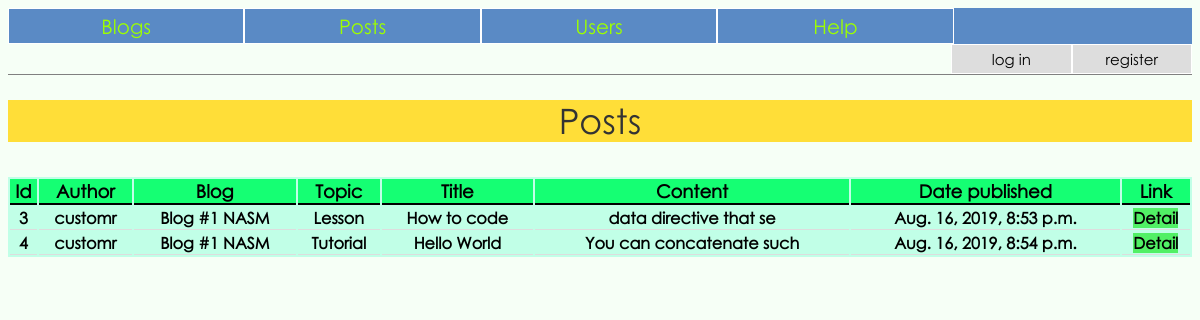
/posts/, run on the app's committed database.
### blog/models.py (models this page shows, shortened)
class Post(models.Model):
	blog = models.ForeignKey(Blog, on_delete=models.CASCADE, blank=True)
	author = models.ForeignKey(MyUser, on_delete=models.CASCADE, blank=True)
	topic = models.CharField('Topic', max_length=50, blank=True)
	title = models.CharField('Title', max_length=5500, blank=True)
	text = models.TextField('Text', max_length=00, blank=True)
	rating = models.IntegerField('Rating', default=0)
	date_published = models.DateTimeField('Date published', default=timezone.now, blank=True)
	liked_users = []

class MyUser(AbstractBaseUser):
	username = models.CharField('username', max_length=50, unique=True)
	first_name = models.CharField('first name', max_length=50)
	last_name = models.CharField('last name', max_length=50)
	email = models.EmailField(
		verbose_name='email address',
		max_length=255,
		unique=True,
	)
	date_of_birth = models.DateField()
	is_active = models.BooleanField(default=True)
	is_admin = models.BooleanField(default=False)
	objects = MyUserManager()
	USERNAME_FIELD = 'username'
	EMAIL_FIELD = 'email'
	REQUIRED_FIELDS = ['first_name', 'last_name', 'email', 'date_of_birth']
	def __str__(self):
		return self.username

class Blog(models.Model):
	author = models.ForeignKey(MyUser, on_delete=models.CASCADE, blank=True)
	name = models.CharField('Name', max_length=50, blank=True, unique=True)
	rating = models.IntegerField('Rating', default=0)
	def __str__(self):
		return f'Blog #{self.id} {self.name}'

### blog/views.py (the view)
# urls.py: path('posts/', views.get_posts, name='posts'),
def get_posts(request, topic=None):
	posts = Post.objects.all()
	if topic is not None:
		posts = posts.filter(topic__iexact=topic)
	context = {
		'posts': posts,
		'topic': topic
		}
	return render(request, 'blog/post.html', context)

### blog/templates/blog/post.html (shortened to what this page needs)
{% extends 'blog/base.html' %}
{% block content %}
<p class='title'>Posts</p>
<div>
	<table>
		<thead>
			<tr>
				<th>Id</th>
				<th>Author</th>
				<th>Blog</th>
				<th>Topic</th>
				<th>Title</th>
				<th>Content</th>
				<th>Date published</th>
				<th>Link</th>
			</tr>
		</thead>
		<tbody>
		{% for post in posts %}
			<tr>
				<th>{{ post.id }}</th>
				<th>{{ post.author }}</th>
				<th>{{ post.blog }}</th>
				<th>{{ post.topic }}</th>
				<th>{{ post.title }}</th>
				<th>{{ post.text|slice:25 }}</th>
				<th>{{ post.date_published }}</th>
				<th><a href="{% url 'blog:post' post.id %}">Detail</a></th>
			</tr>
		{% endfor %}
		</tbody>
	</table>
</div>
{% endblock content %}

### blog/static/blog/content/style.css (style rules this page uses)
* { font-family: 'gothic' }
body { background: #F6FFF6; }
a { outline: none; text-decoration: none; vertical-align: center; }
a:link { color: black; background: #51f065; }
table { width: 100%; background: #c1ffe7; overflow: auto; }
thead th { font-weight: bold; font-size: 18px; background: #15ff73; border-bottom: solid 2px black }
th { border-bottom: solid 1px #dddddd; }
.title { margin-top: 25px; width: 100%; font-size: 35px; line-height: 1.2; background: #ffde38; color: #333; text-align: center; }

### data on the page
Post: id "3", author "customr", blog "Blog #1 NASM", topic "Lesson", title "How to code", text "data directive that se", date_published "Aug. 16, 2019, 8:53 p.m."
Post: id "4", author "customr", blog "Blog #1 NASM", topic "Tutorial", title "Hello World", text "You can concatenate such", date_published "Aug. 16, 2019, 8:54 p.m."
